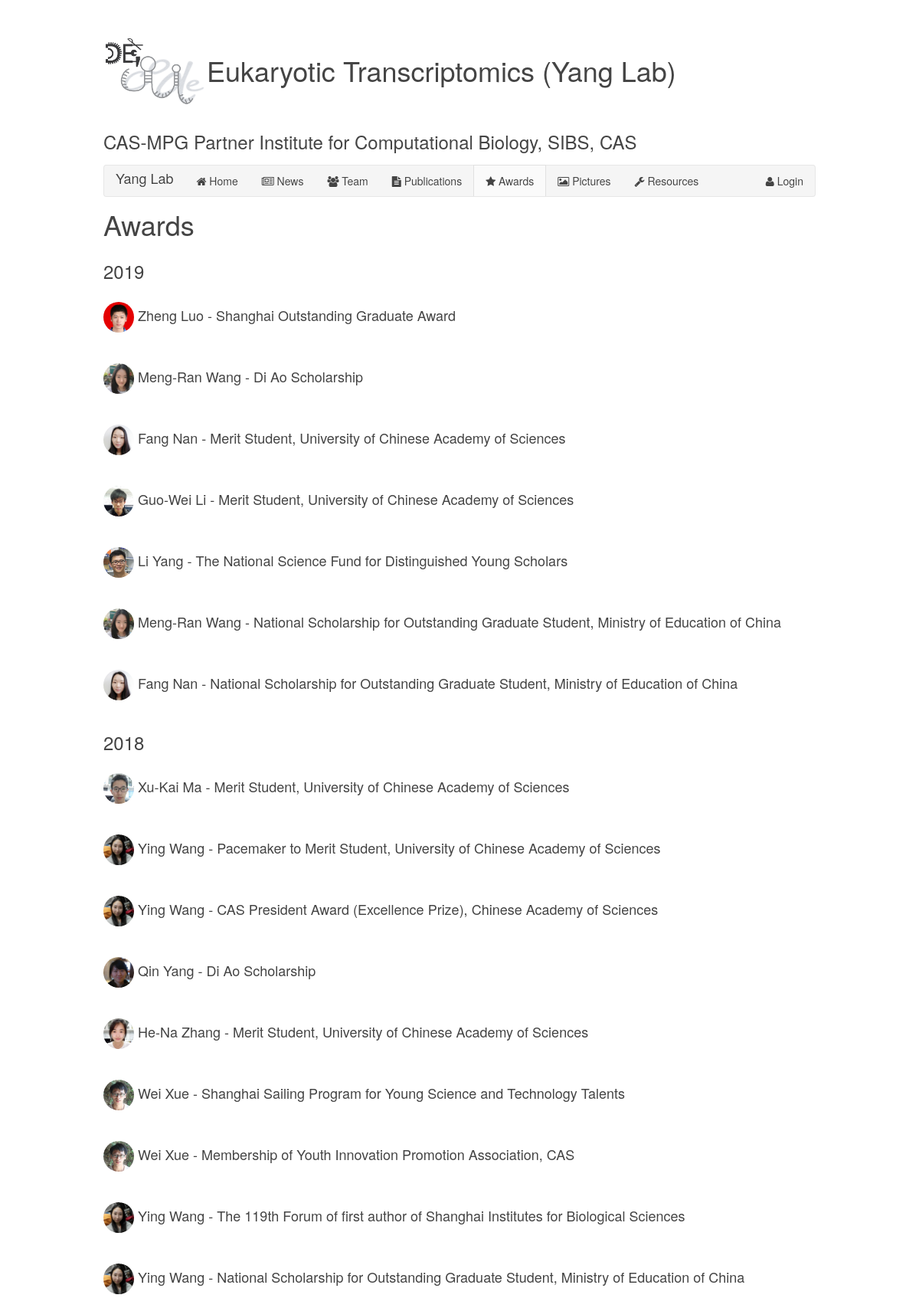
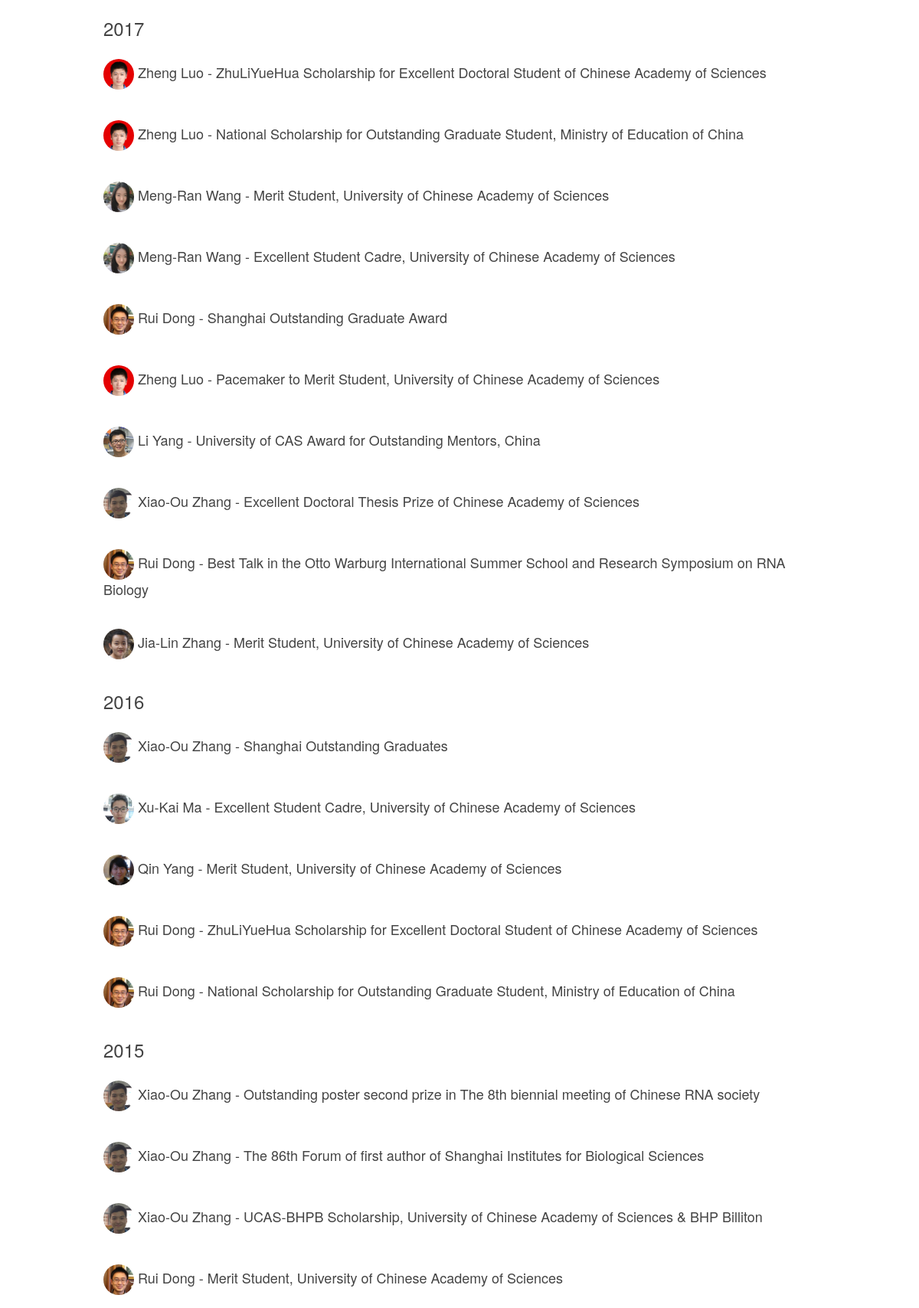
/awards (upper part), run on the app's committed database (2 pictures, top to bottom).
### yanglab.py (models this page shows)
class Awards(db.Model):
    __tablename__ = 'awards'
    id = db.Column(db.Integer, primary_key=True)
    idx = db.Column(db.Integer)
    year = db.Column(db.String(10))
    content = db.Column(db.Text)
    details = db.Column(db.Text)
    images = db.Column(db.Text)

### yanglab.py (the view)
@yanglab.route('/awards')
def awards():
    attr = {}
    attr['name'] = 'awards'
    awards = Awards.query.all()
    attr['awards'] = awards
    return render_template('awards.html', **attr)

### yanglab.py (called while the page is built)
@yanglab.template_filter('strong')
def strong(s):
    return s.replace('{{', '<strong>').replace('}}', '</strong>')

@yanglab.template_filter('split')
def split_point(s):
    return s.split('|')

### templates/awards.html (shortened to what this page needs)
{% extends "base.html" %}
{% block content %}
<div class="uk-grid" data-uk-grid-margin>
    <div class="uk-width-1-1">
        <h2 class="uk-article-title">Awards</h2>
    </div>
</div>
{% for year in awards|groupby('year')|reverse %}
<div class="uk-grid" data-uk-grid-margin data-uk-scrollspy="{cls:'uk-animation-fade', target:'div > .uk-panel', delay:5, repeat:true}">
    <div class="uk-width-1-1">
        <div class="uk-panel">
            <h2 style="display:inline-block;">{{ year.grouper }}</h2>
        </div>
        {% for entry in year.list|sort(attribute='idx', reverse=True) %}
        <div class="uk-panel">
            <p class="uk-article-lead">
                {% if entry.images %}
                    <img style="" height="40px" width="40px" class="uk-border-circle" src="{{ url_for('static', filename='image/photo/' + entry.images) }}" alt="{{ entry.images }}">
                {% endif %}
                {{ entry.content|strong|safe  }}
            </p>
        </div>
        {% endfor %}
    </div>
</div>
{% endfor %}
{% endblock content %}

### data on the page
Awards: grouper "2019", images (picture), content|strong "Zheng Luo - Shanghai Outstanding Graduate Award"
Awards: images (picture), content|strong "Meng-Ran Wang - Di Ao Scholarship"
Awards: images (picture), content|strong "Fang Nan - Merit Student, University of Chinese Academy of Sciences"
Awards: images (picture), content|strong "Guo-Wei Li - Merit Student, University of Chinese Academy of Sciences"
Awards: images (picture), content|strong "Li Yang - The National Science Fund for Distinguished Young Scholars"
Awards: images (picture), content|strong "Meng-Ran Wang - National Scholarship for Outstanding Graduate Student, Ministry of Education of China"
Awards: images (picture), content|strong "Fang Nan - National Scholarship for Outstanding Graduate Student, Ministry of Education of China"
Awards: grouper "2018", images (picture), content|strong "Xu-Kai Ma - Merit Student, University of Chinese Academy of Sciences"
Awards: images (picture), content|strong "Ying Wang - Pacemaker to Merit Student, University of Chinese Academy of Sciences"
Awards: images (picture), content|strong "Ying Wang - CAS President Award (Excellence Prize), Chinese Academy of Sciences"
Awards: images (picture), content|strong "Qin Yang - Di Ao Scholarship"
Awards: images (picture), content|strong "He-Na Zhang - Merit Student, University of Chinese Academy of Sciences"
Awards: images (picture), content|strong "Wei Xue - Shanghai Sailing Program for Young Science and Technology Talents"
Awards: images (picture), content|strong "Wei Xue - Membership of Youth Innovation Promotion Association, CAS"
Awards: images (picture), content|strong "Ying Wang - The 119th Forum of first author of Shanghai Institutes for Biological Sciences"
Awards: images (picture), content|strong "Ying Wang - National Scholarship for Outstanding Graduate Student, Ministry of Education of China"
Awards: grouper "2017", images (picture), content|strong "Zheng Luo - ZhuLiYueHua Scholarship for Excellent Doctoral Student of Chinese Academy of Sciences"
Awards: images (picture), content|strong "Zheng Luo - National Scholarship for Outstanding Graduate Student, Ministry of Education of China"
Awards: images (picture), content|strong "Meng-Ran Wang - Merit Student, University of Chinese Academy of Sciences"
Awards: images (picture), content|strong "Meng-Ran Wang - Excellent Student Cadre, University of Chinese Academy of Sciences"
Awards: images (picture), content|strong "Rui Dong - Shanghai Outstanding Graduate Award"
Awards: images (picture), content|strong "Zheng Luo - Pacemaker to Merit Student, University of Chinese Academy of Sciences"
Awards: images (picture), content|strong "Li Yang - University of CAS Award for Outstanding Mentors, China"
Awards: images (picture), content|strong "Xiao-Ou Zhang - Excellent Doctoral Thesis Prize of Chinese Academy of Sciences"
Awards: images (picture), content|strong "Rui Dong - Best Talk in the Otto Warburg International Summer School and Research Symposium on RNA Biology"
Awards: images (picture), content|strong "Jia-Lin Zhang - Merit Student, University of Chinese Academy of Sciences"
Awards: grouper "2016", images (picture), content|strong "Xiao-Ou Zhang - Shanghai Outstanding Graduates"
Awards: images (picture), content|strong "Xu-Kai Ma - Excellent Student Cadre, University of Chinese Academy of Sciences"
Awards: images (picture), content|strong "Qin Yang - Merit Student, University of Chinese Academy of Sciences"
Awards: images (picture), content|strong "Rui Dong - ZhuLiYueHua Scholarship for Excellent Doctoral Student of Chinese Academy of Sciences"
Awards: images (picture), content|strong "Rui Dong - National Scholarship for Outstanding Graduate Student, Ministry of Education of China"
Awards: grouper "2015", images (picture), content|strong "Xiao-Ou Zhang - Outstanding poster second prize in The 8th biennial meeting of Chinese RNA society"
Awards: images (picture), content|strong "Xiao-Ou Zhang - The 86th Forum of first author of Shanghai Institutes for Biological Sciences"
Awards: images (picture), content|strong "Xiao-Ou Zhang - UCAS-BHPB Scholarship, University of Chinese Academy of Sciences & BHP Billiton"
Awards: images (picture), content|strong "Rui Dong - Merit Student, University of Chinese Academy of Sciences"
